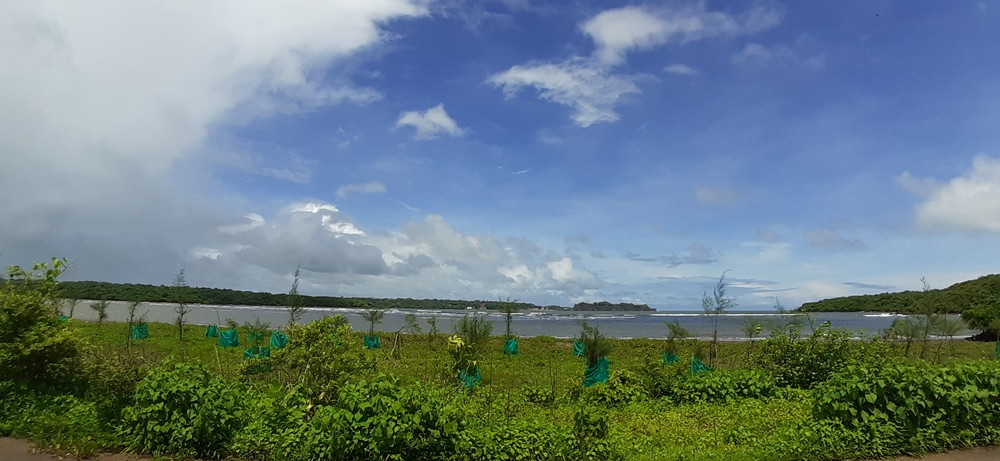
#> input picture Python/solar.jpg, 1000 x 461 px, shrunk from 2576 x 1188 before the run
$ python StdColourDet.py
#> lines starting #> are read from the running program, lines starting #| are printed output that depends on the picture; after the words box and inside, x2 and y2 are one past the last pixel; in counts of white or black regions, pixels touching at a corner belong together
import cv2
import numpy as np


shorten=0.3

a = cv2.imread("solar.jpg",-1)
#> a is the input picture: shape (461, 1000, 3); mean B, G, R 131.9, 126.8, 106.7
z = cv2.imread("solar.jpg",-1)
a=cv2.resize(a,(int(a.shape[1]*shorten),int(a.shape[0]*shorten)))
#> a: shape (138, 300, 3)
z=cv2.resize(z,(int(z.shape[1]*shorten),int(z.shape[0]*shorten)))


cv2.imshow('A',a)


d=np.zeros((a.shape[0],a.shape[1],1),dtype=np.uint8)
blue=np.zeros((a.shape[0],a.shape[1],1),dtype=np.uint8)
e=np.zeros((a.shape[0],a.shape[1],1),dtype=np.uint8)
red=np.zeros((a.shape[0],a.shape[1],1),dtype=np.uint8)
f=np.zeros((a.shape[0],a.shape[1],1),dtype=np.uint8)
green=np.zeros((a.shape[0],a.shape[1],3),dtype=np.uint8)

sm=np.zeros((a.shape[0],a.shape[1],1),dtype=np.uint8)

sample=np.zeros((a.shape[0],a.shape[1],3),dtype=np.uint8)

for i in range (0,a.shape[0]):
    for j in range (0,a.shape[1]):
        sm[i,j]=np.uint8(a[i,j,0]/3 +  a[i,j,1]/3 + a[i,j,2]/3)

        d[i,j]=np.uint8(a[i,j,0])
        f[i,j]=np.uint8 (a[i,j,1])
        e[i,j]=np.uint8 (a[i,j,2])

        if (d[i,j]>=147 and d[i,j]<=208) and (f[i,j]>83 and f[i,j]<=164) and (e[i,j]>=56 and e[i,j]<134):
            f[i,j]=255
            sample[i,j]=a[i,j]
        else:
            f[i,j]=0
            sample[i,j,0]=sm[i,j]
            sample[i,j,1]=sm[i,j]
            sample[i,j,2]=sm[i,j]
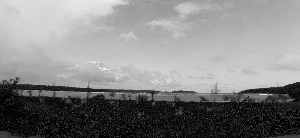
#> d: shape (138, 300, 1); min 0, max 247, mean 131.9
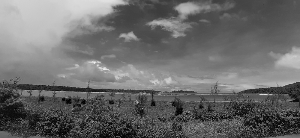
#> e: shape (138, 300, 1); min 0, max 240, mean 106.7
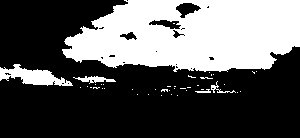
#> f: shape (138, 300, 1); 35.1% white; 42 white regions (37 under 20 px), largest, box (x1, y1, x2, y2) and area: (62, 0, 300, 72) 13369, (0, 64, 73, 86) 793, (73, 76, 116, 84) 160, (211, 81, 236, 93) 68, (195, 89, 211, 93) 35
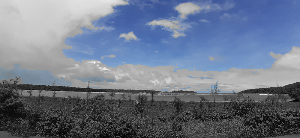
#> sample: shape (138, 300, 3); mean B, G, R 137, 118.8, 108.8

cv2.imshow('f',f)

for i in range (0,a.shape[0]):
    for j in range (0,a.shape[1]):
        sm[i,j]=np.uint8(a[i,j,0]/3 +  a[i,j,1]/3 + a[i,j,2]/3)

        d[i,j]=np.uint8(a[i,j,0])
        f[i,j]=np.uint8 (a[i,j,1])
        e[i,j]=np.uint8 (a[i,j,2])

        if (d[i,j]>=0 and d[i,j]<=119) and (f[i,j]>83 and f[i,j]<=138) and (e[i,j]>=56 and e[i,j]<114):
            d[i,j]=255
            green[i,j]=a[i,j]
        else:
            d[i,j]=0
            green[i,j,0]=sm[i,j]
            green[i,j,1]=sm[i,j]
            green[i,j,2]=sm[i,j]
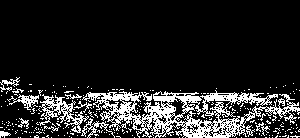
#> d: shape (138, 300, 1); 14.9% white in thin lines or dots, all inside (x1, y1, x2, y2) = (0, 77, 300, 138)
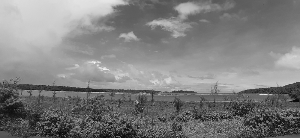
#> f: shape (138, 300, 1); min 4, max 245, mean 126.7
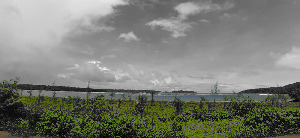
#> green: shape (138, 300, 3); mean B, G, R 116.3, 125.2, 122.8


cv2.imshow('d',d)

cv2.imshow('sample',sample)

cv2.imshow('Green',green)


cv2.waitKey(0)

$ run again, with Python/grn.jpg copied over Python/solar.jpg
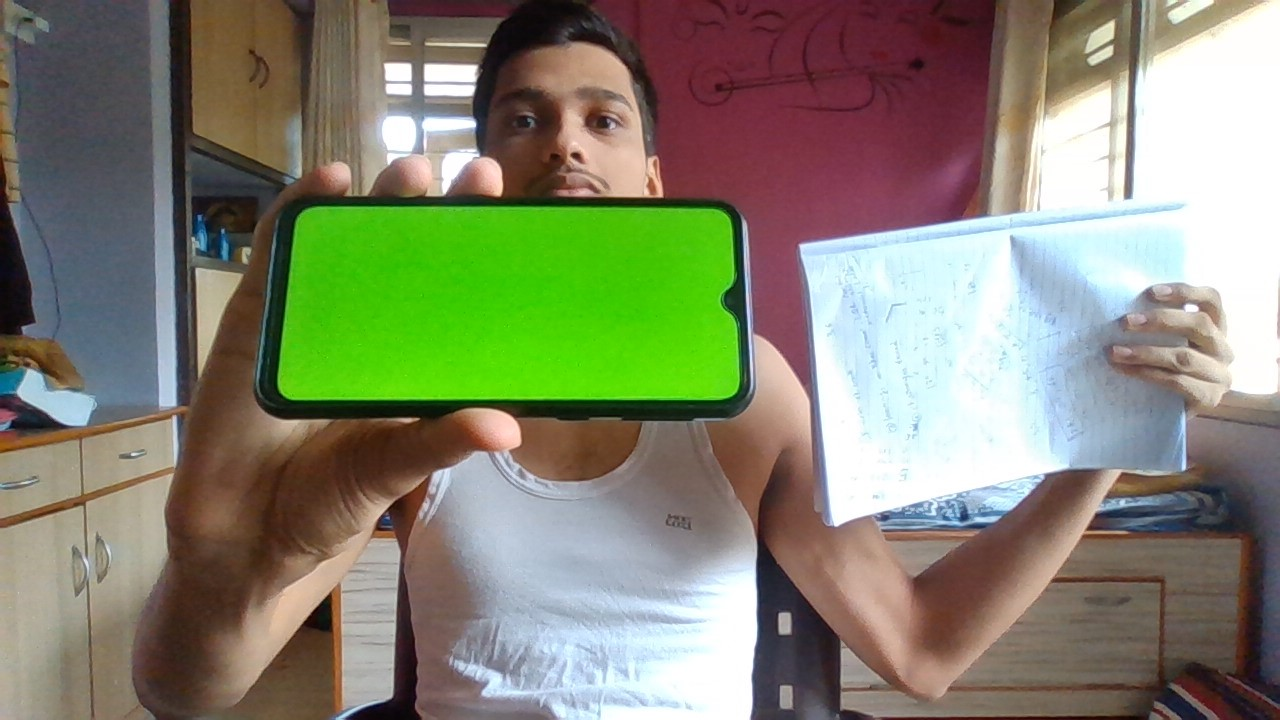
#> input picture Python/grn.jpg, 1280 x 720 px
#> a is the input picture: shape (720, 1280, 3); mean B, G, R 111.9, 133.4, 131.9
#> a: shape (216, 384, 3)
#> after the loop `for i in range (0,a.shape[0]):`:
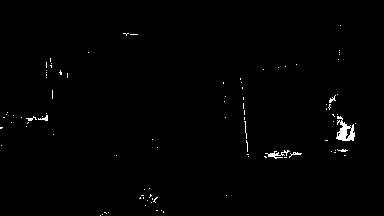
#> f: shape (216, 384, 1); 0.82% white; 95 white regions (89 under 20 px), largest, box (x1, y1, x2, y2) and area: (336, 116, 355, 141) 247, (265, 150, 290, 159) 81, (38, 115, 48, 121) 28, (289, 152, 302, 158) 27, (329, 95, 336, 103) 23, (26, 116, 37, 121) 23
#> after the loop `for i in range (0,a.shape[0]):`:
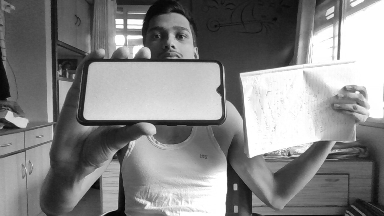
#> f: shape (216, 384, 1); min 3, max 255, mean 133.3
